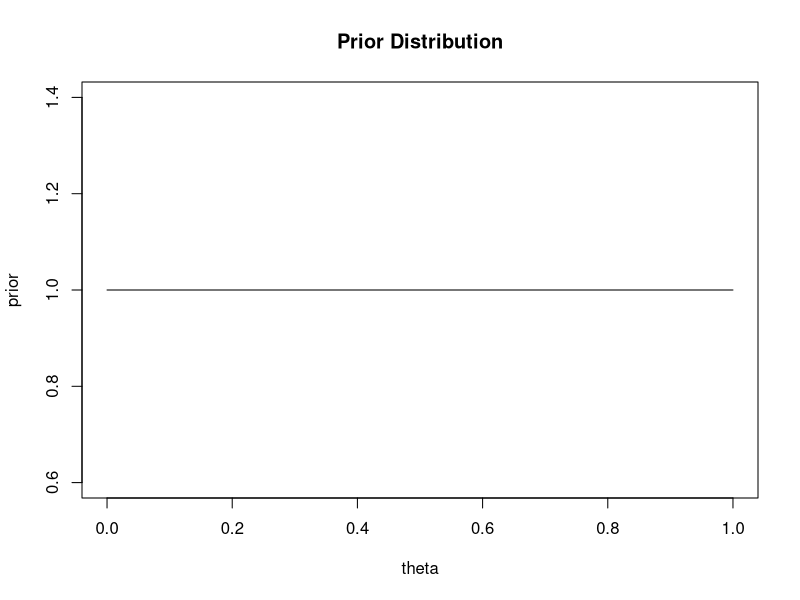
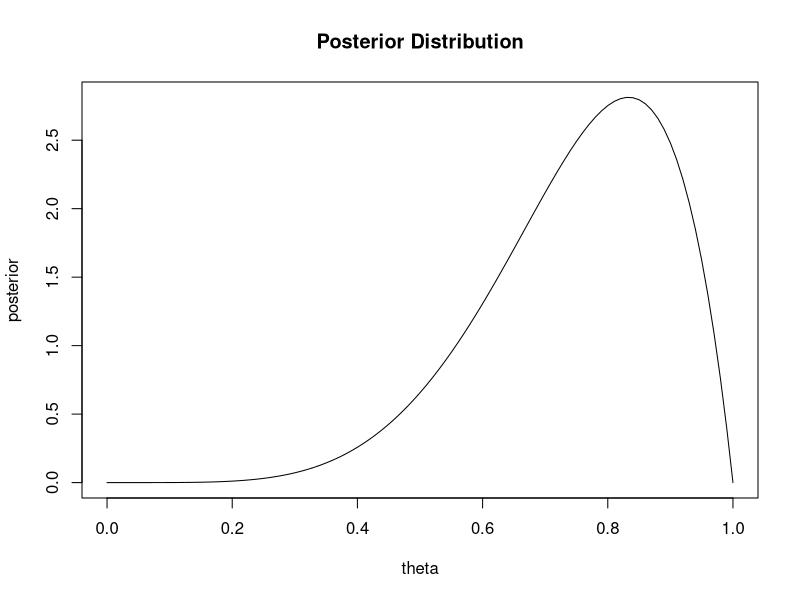

These charts were generated, in order, by the following R code:
binomial = function(z, N, theta) {
    prob = choose(N, z) * theta^z * (1-theta)^(N-z)
    return(prob)
}

cumulative_binomial = function(z, N, theta){
    sum = 0
    for(i in 0:z){
        sum = sum + binomial(i, N, theta)
    }
    return(sum)
}

N = 45
z = 3
theta = 1/6

cumulative_binomial(z, N, theta)
cumulative_binomial(2, N, theta)

1 - cumulative_binomial(13, N, theta)

sum = 0
for(z in 14:N){
    sum = sum + binomial(z, N, theta)
}
sum

###########1.2
neg_binomial = function(z, N, theta){
    prob = (z/N) * choose(N, z) * theta^z * (1-theta)^(N-z)
    return(prob)
}


cum_neg_binomial = function(z, N, theta) {
    sum = 0
    if(z > N){
        return(0)
    }
    
    for(i in z:N) {
        sum = sum + neg_binomial(z, i, theta)
    }
    return(sum)
}

cum_neg_binomial(z, 4, theta)
1 - cum_neg_binomial(z, 41, theta)


############2nd Exercise

z = 5
N = 6
theta = 1/2

1 - cumulative_binomial(4,6, theta)
binomial(5,6, theta)+binomial(6,6, theta)

################2.2
cum_neg_binomial(5, 6, theta)
neg_binomial(5,6, theta)+neg_binomial(5,5, theta)
#######################2.3
z = 5
N = 6
a = 1
b = 1

theta = seq(0, 1, 0.01)
posterior = dbeta(theta, a + z, N - z + b)
prior = dbeta(theta, a, b)

plot(theta, prior, 'l')
title('Prior Distribution')

plot(theta, posterior, 'l')
title('Posterior Distribution')

1 - pbeta(0.5, a + z, N - z + b)


sum(posterior[51:100])/100


